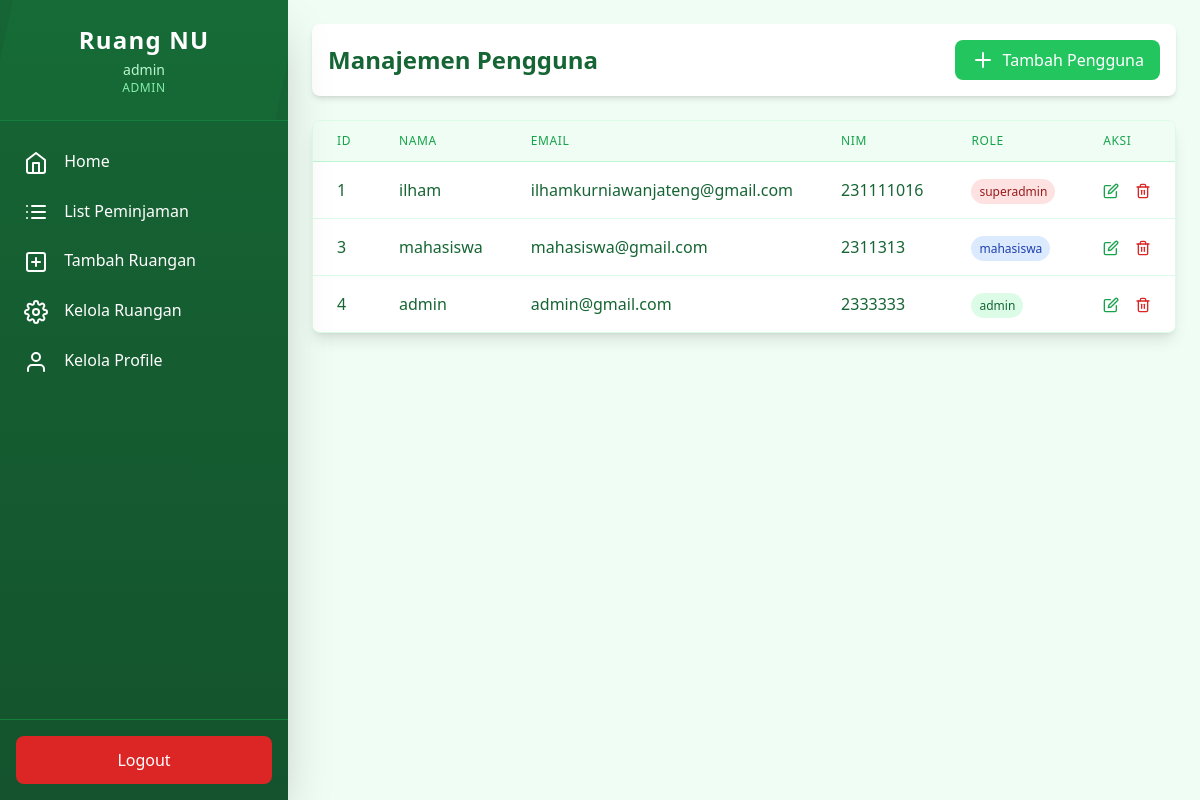
The page /admin/pengguna/index.php (signed in) on the database its author committed.
### tables this page shows
CREATE TABLE IF NOT EXISTS `users` (
  `id` int NOT NULL AUTO_INCREMENT,
  `name` varchar(100) NOT NULL,
  `email` varchar(100) NOT NULL,
  `nim` varchar(100) NOT NULL,
  `img_prfl` varchar(100) NOT NULL DEFAULT 'profile.jpg',
  `password` varchar(255) NOT NULL,
  `role` enum('superadmin','admin','mahasiswa') DEFAULT 'mahasiswa',
  `created_at` timestamp NULL DEFAULT CURRENT_TIMESTAMP,
  `updated_at` timestamp NULL DEFAULT CURRENT_TIMESTAMP ON UPDATE CURRENT_TIMESTAMP,
  PRIMARY KEY (`id`),
  UNIQUE KEY `email` (`email`),
  UNIQUE KEY `nim` (`nim`)
);

### admin/pengguna/index.php (the view, shortened to what this page needs)
<?php
require '../../config/db.php';
$result = $conn->query("SELECT * FROM users");
?>
<!DOCTYPE html>
<html lang="en">
<head>
    <script src="https://cdn.tailwindcss.com"></script>
</head>
<body class="bg-green-50">
    <div class="flex h-screen overflow-hidden">
        <?php include '../../components/sidebarAdmin.php'; ?>
        <div class="flex-grow overflow-auto ml-72 p-6">
            <nav class="bg-white shadow-md p-4 flex justify-between items-center rounded-lg mb-6">
                <h1 class="text-2xl font-bold text-green-800">Manajemen Pengguna</h1>
                <div class="flex items-center space-x-4">
                    <a href="tambah.php" class="bg-green-500 text-white px-4 py-2 rounded-lg hover:bg-green-600 flex items-center transition-all">
                        <i data-feather="plus" class="mr-2"></i>
                        Tambah Pengguna
                    </a>
                </div>
            </nav>
            <div>
                <div class="bg-white rounded-lg shadow-lg overflow-hidden border border-green-100">
                    <div class="overflow-x-auto">
                        <table class="w-full">
                            <thead class="bg-green-50 border-b border-green-200">
                                <tr>
                                    <th class="px-6 py-3 text-left text-xs font-medium text-green-600 uppercase tracking-wider">ID</th>
                                    <th class="px-6 py-3 text-left text-xs font-medium text-green-600 uppercase tracking-wider">Nama</th>
                                    <th class="px-6 py-3 text-left text-xs font-medium text-green-600 uppercase tracking-wider">Email</th>
                                    <th class="px-6 py-3 text-left text-xs font-medium text-green-600 uppercase tracking-wider">NIM</th>
                                    <th class="px-6 py-3 text-left text-xs font-medium text-green-600 uppercase tracking-wider">Role</th>
                                    <th class="px-6 py-3 text-left text-xs font-medium text-green-600 uppercase tracking-wider">Aksi</th>
                                </tr>
                            </thead>
                            <tbody class="bg-white divide-y divide-green-100">
                                <?php while ($user_row = $result->fetch_assoc()) : ?>
                                    <tr class="hover:bg-green-50 transition-colors">
                                        <td class="px-6 py-4 whitespace-nowrap text-green-800"><?php echo $user_row['id']; ?></td>
                                        <td class="px-6 py-4 whitespace-nowrap text-green-800"><?php echo htmlspecialchars($user_row['name']); ?></td>
                                        <td class="px-6 py-4 whitespace-nowrap text-green-800"><?php echo htmlspecialchars($user_row['email']); ?></td>
                                        <td class="px-6 py-4 whitespace-nowrap text-green-800"><?php echo htmlspecialchars($user_row['nim']); ?></td>
                                        <td class="px-6 py-4 whitespace-nowrap">
                                            <span class="px-2 py-1 text-xs font-medium rounded-full
                                                <?php
                                                    echo $user_row['role'] === 'admin' ? 'bg-green-100 text-green-800' :
                                                    ($user_row['role'] === 'superadmin' ? 'bg-red-100 text-red-800' : 'bg-blue-100 text-blue-800');
                                                ?>">
                                                <?php echo htmlspecialchars($user_row['role']); ?>
                                            </span>
                                        </td>
                                        <td class="px-6 py-4 whitespace-nowrap text-sm font-medium">
                                            <a href="edit.php?id=<?php echo $user_row['id']; ?>" class="text-green-600 hover:text-green-900 mr-3 transition-colors">
                                                <i data-feather="edit" class="w-4 h-4 inline-block"></i>
                                            </a>
                                            <a href="hapus.php?id=<?php echo $user_row['id']; ?>" class="text-red-600 hover:text-red-900 transition-colors"
                                               onclick="return confirm('Hapus pengguna ini?')">
                                                <i data-feather="trash-2" class="w-4 h-4 inline-block"></i>
                                            </a>
                                        </td>
                                    </tr>
                                <?php endwhile; ?>
                            </tbody>
                        </table>
                    </div>
                </div>
            </div>
        </div>
    </div>
</body>
</html>

### components/sidebarAdmin.php (shortened to what this page needs)
<?php
$user = $_SESSION['user'];
?>
<div class="fixed top-0 left-0 h-screen w-72 bg-gradient-to-b from-green-800 to-green-900 text-white flex flex-col shadow-2xl transition-all duration-300 ease-in-out">
    <div class="p-6 border-b border-green-700 text-center relative overflow-hidden">
        <div class="absolute inset-0 bg-green-700 opacity-20 transform -skew-x-12"></div>
        <h1 class="text-2xl font-bold text-white relative z-10 tracking-wider">Ruang NU</h1>
        <p class="text-sm text-green-200 mt-1 relative z-10">
            <?php echo htmlspecialchars($user['name']); ?>
        </p>
        <p class="text-xs text-green-300 uppercase tracking-wider relative z-10">
            <?php echo htmlspecialchars($user['role']); ?>
        </p>
    </div>
    <nav class="flex-grow overflow-y-auto scrollbar-thin scrollbar-thumb-green-600 scrollbar-track-green-800">
        <ul class="mt-4">
            <li class="group">
                <a href="../dashboard" class="block px-6 py-3 hover:bg-green-700 transition-all duration-300 ease-in-out transform hover:translate-x-2 hover:border-l-4 border-green-400">
                    <i data-feather="home" class="mr-3 inline-block group-hover:text-green-300 transition-colors"></i>
                    <span class="group-hover:text-white">Home</span>
                </a>
            </li>
            <?php if ($user['role'] === 'admin' || $user['role'] === 'superadmin') : ?>
                <li class="group">
                    <a href="../booking/index.php" class="block px-6 py-3 hover:bg-green-700 transition-all duration-300 ease-in-out transform hover:translate-x-2 hover:border-l-4 border-green-400">
                        <i data-feather="list" class="mr-3 inline-block group-hover:text-green-300 transition-colors"></i>
                        <span class="group-hover:text-white">List Peminjaman</span>
                    </a>
                </li>
                <li class="group">
                    <a href="../ruangan/tambah.php" class="block px-6 py-3 hover:bg-green-700 transition-all duration-300 ease-in-out transform hover:translate-x-2 hover:border-l-4 border-green-400">
                        <i data-feather="plus-square" class="mr-3 inline-block group-hover:text-green-300 transition-colors"></i>
                        <span class="group-hover:text-white">Tambah Ruangan</span>
                    </a>
                </li>
                <li class="group">
                    <a href="../ruangan/index.php" class="block px-6 py-3 hover:bg-green-700 transition-all duration-300 ease-in-out transform hover:translate-x-2 hover:border-l-4 border-green-400">
                        <i data-feather="settings" class="mr-3 inline-block group-hover:text-green-300 transition-colors"></i>
                        <span class="group-hover:text-white">Kelola Ruangan</span>
                    </a>
                </li>
            <?php endif; ?>
            <li class="group">
                <a href="../profile" class="block px-6 py-3 hover:bg-green-700 transition-all duration-300 ease-in-out transform hover:translate-x-2 hover:border-l-4 border-green-400">
                    <i data-feather="user" class="mr-3 inline-block group-hover:text-green-300 transition-colors"></i>
                    <span class="group-hover:text-white">Kelola Profile</span>
                </a>
            </li>
        </ul>
    </nav>
    <div class="p-4 border-t border-green-700">
        <a href="../../logout.php" class="block px-6 py-3 bg-red-600 text-center rounded-lg hover:bg-red-700 transition-all duration-300 ease-in-out transform hover:scale-105 hover:shadow-lg">
            Logout
        </a>
    </div>
</div>

### rows shown on the page
users: id "1", name "ilham", email "ilhamkurniawanjateng@gmail.com", nim "231111016", role "superadmin"
users: id "3", name "mahasiswa", email "mahasiswa@gmail.com", nim "2311313", role "mahasiswa"
users: id "4", name "admin", email "admin@gmail.com", nim "2333333", role "admin"

### other values the page prints
$user['name'] "admin"
$user['role'] "ADMIN"
